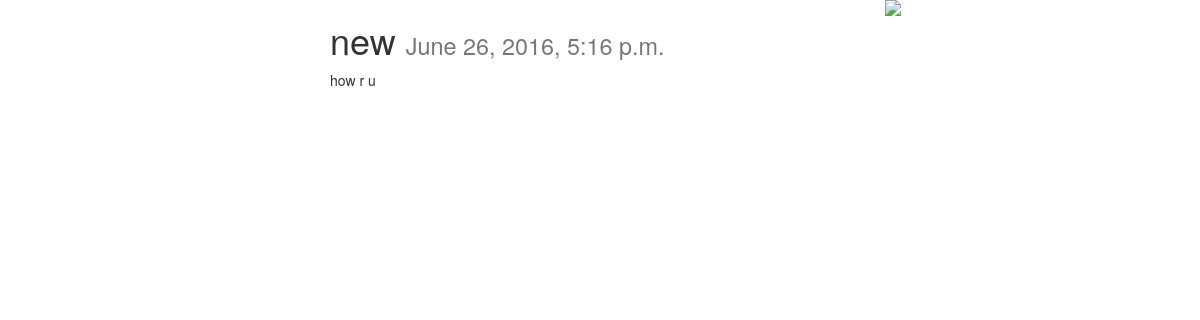
The app's page /posts/6/, older data.
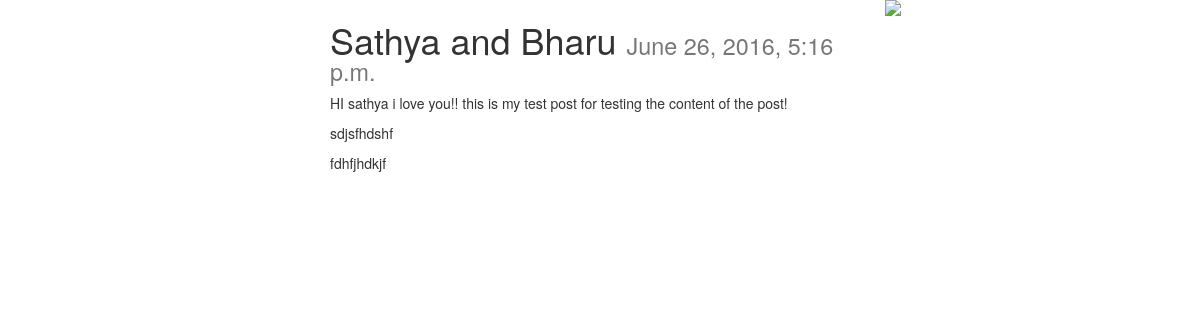
The same page, newer data.
### posts/models.py (models this page shows, shortened)
class Post(models.Model):
	title = models.CharField(max_length=120)
	content=models.TextField()
	updated = models.DateTimeField(auto_now=True, auto_now_add=False)
	timestamp = models.DateTimeField(auto_now=False,auto_now_add=True)

### posts/views.py (the view)
# urls.py: url(r'^(?P<id>\d+)/$', post_detail,name = 'detail'),
def post_detail(request,id):
	instance = get_object_or_404(Post, id=id)
	context = {
			"title" : instance.title,
			"instance": instance
		}
	return render(request,"post_detail.html",context)

### templates/post_detail.html (shortened to what this page needs)
{% extends "base.html" %}
{% block content %}
<div class='col-sm-6 col-sm-offset-3'>
<h1>{{ title }} <small>{{ instance.timestamp }}</small></h1>
{{ instance.content|linebreaks }}<br/>
{% endblock content %}

Row changes from the older to the newer data that the page shows:
changed Post: title "new" → "Sathya and Bharu"; content "how r u" → "HI sathya i love you!! this is my test post for testing the content of the post! sdjsfhdshf fdhfjhdkjf"
